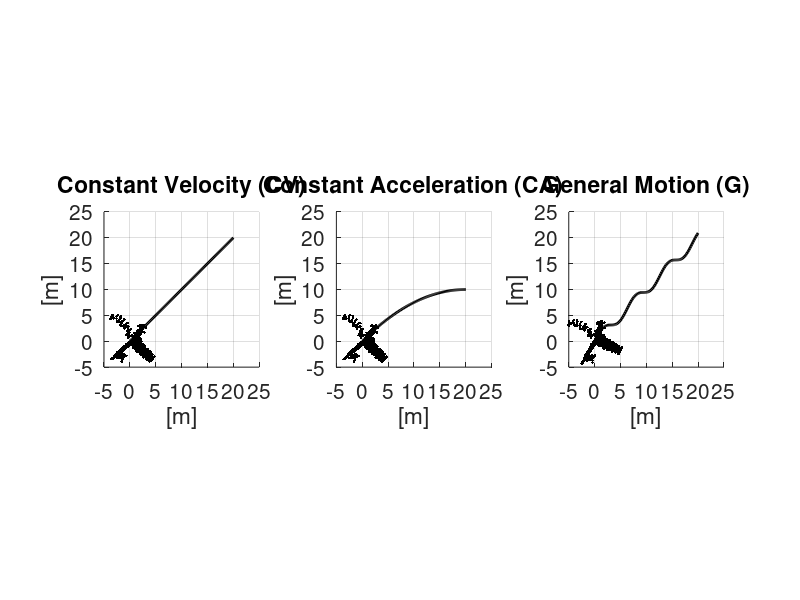

The MATLAB source for this figure: (Note: this script raises an error after producing the figure.)
clear all; clc;

cvx = @(t) t;
cvy = @(t) t;
cax = @(t) t;
cay = @(t) t - t.^2/2*0.05;
gax = @(t) t;
gay = @(t) t + sin(t);

load('plane_demo');
cent = mean(plane_demo, 1);
plane_demo(:,1:3) = plane_demo(:,1:3) - repmat(cent(:,1:3), size(plane_demo,1),1);

t = 0:0.2:20;
for i = 2 : length(t)
    figure(1); clf; hold on;
    set(gcf,'color','w');
    
    subplot(1,3,1); hold on;
    plot(cvx(t), cvy(t), 'k-', 'LineWidth', 2);
    alpha = atan2(cvy(t(i)), cvx(t(i))) - pi/2;
    R = [cos(alpha), -sin(alpha); sin(alpha) cos(alpha)];
    plane_demo_trans = plane_demo(:,1:2)*R + repmat([cvx(t(i)), cvy(t(i))-0.8], size(plane_demo,1), 1);
    plot(plane_demo_trans(:,1), plane_demo_trans(:,2), 'k.');
    axis equal; grid on;
    xlabel('[m]', 'FontSize', 12); ylabel('[m]', 'FontSize', 12);
    title('Constant Velocity (CV)');
    set(gca, 'FontSize', 15);
    xlim([-5 25]); ylim([-5 25]);
    
    subplot(1,3,2); hold on;
    plot(cax(t), cay(t), 'k-', 'LineWidth', 2);
    alpha = -atan2(cay(t(i)) - cay(t(i-1)),cax(t(i)) - cax(t(i-1)));
     R = [cos(alpha), -sin(alpha); sin(alpha) cos(alpha)];
    plane_demo_trans = plane_demo(:,1:2)*R + repmat([cax(t(i)), cay(t(i))-0.8], size(plane_demo,1), 1);
    plot(plane_demo_trans(:,1), plane_demo_trans(:,2), 'k.');
    axis equal; grid on;
    xlabel('[m]', 'FontSize', 12); ylabel('[m]', 'FontSize', 12);
    title('Constant Acceleration (CA)');
    set(gca, 'FontSize', 15);
    xlim([-5 25]); ylim([-5 25]);

    subplot(1,3,3); hold on;
    plot(gax(t), gay(t), 'k-', 'LineWidth', 2);
    alpha = -atan2(gay(t(i)) - gay(t(i-1)),gax(t(i)) - gax(t(i-1)));
     R = [cos(alpha), -sin(alpha); sin(alpha) cos(alpha)];
    plane_demo_trans = plane_demo(:,1:2)*R + repmat([gax(t(i)), gay(t(i))-0.8], size(plane_demo,1), 1);
    plot(plane_demo_trans(:,1), plane_demo_trans(:,2), 'k.');
    axis equal; grid on;
    xlabel('[m]', 'FontSize', 12); ylabel('[m]', 'FontSize', 12);
    title('General Motion (G)');
    set(gca, 'FontSize', 15);
    xlim([-5 25]); ylim([-5 25]);

    frame = getframe(1);
    im = frame2im(frame);
	[imind,cm] = rgb2ind(im,256);
    if i == 2;
          imwrite(imind,cm,'motion_models.gif','gif', 'Loopcount',inf, 'DelayTime',0.01);
    else
          imwrite(imind,cm,'motion_models.gif','gif','WriteMode','append', 'DelayTime',0.01);
    end
    pause(0.01);
end;



